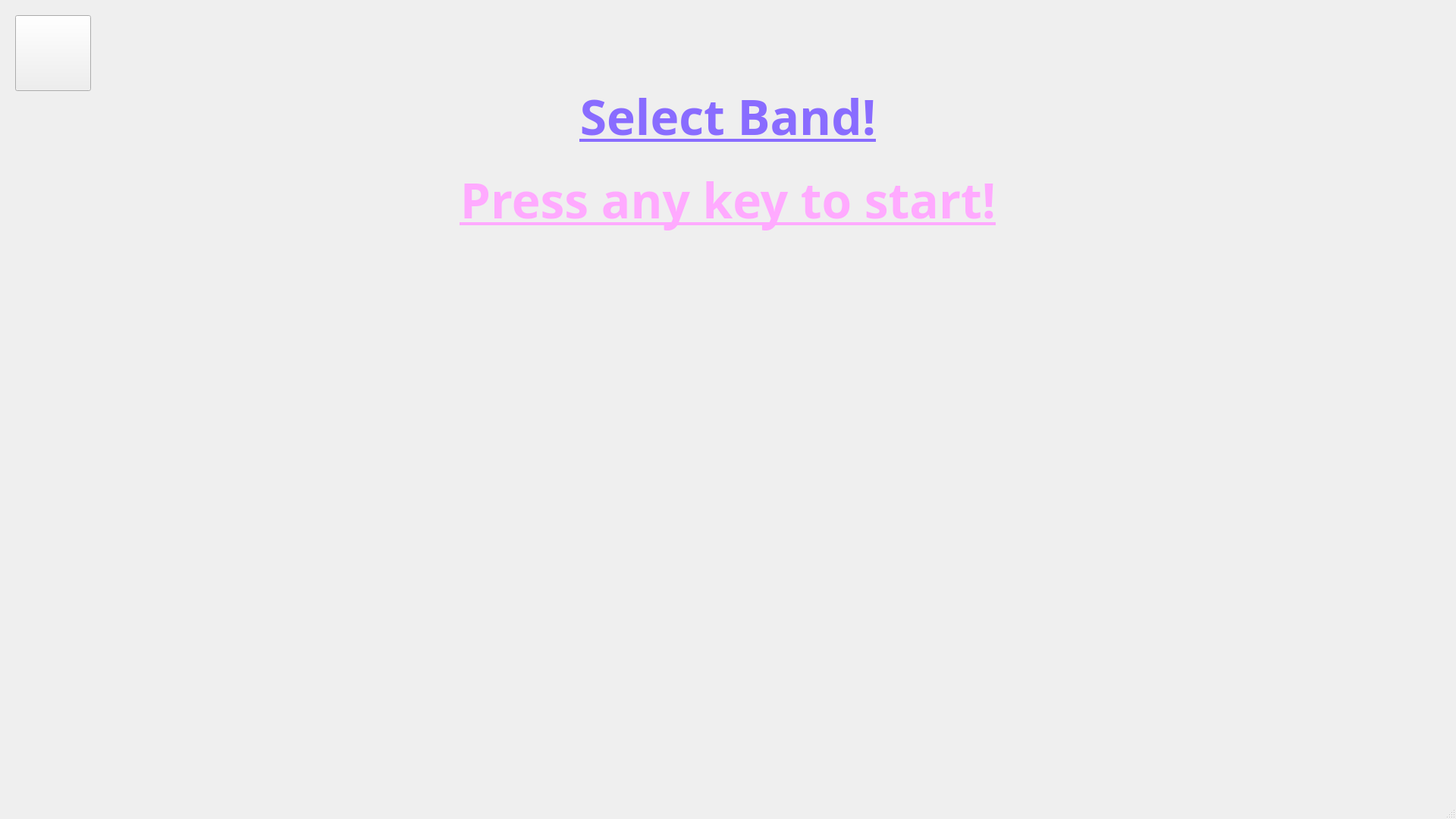
<?xml version="1.0" encoding="UTF-8"?>
<ui version="4.0">
 <class>MainWindow</class>
 <widget class="QMainWindow" name="MainWindow">
  <property name="geometry">
   <rect>
    <x>0</x>
    <y>0</y>
    <width>1920</width>
    <height>1080</height>
   </rect>
  </property>
  <property name="windowTitle">
   <string>MainWindow</string>
  </property>
  <widget class="QWidget" name="centralwidget">
   <widget class="QPushButton" name="escape">
    <property name="geometry">
     <rect>
      <x>20</x>
      <y>20</y>
      <width>100</width>
      <height>100</height>
     </rect>
    </property>
    <property name="text">
     <string/>
    </property>
   </widget>
   <widget class="QLabel" name="label">
    <property name="geometry">
     <rect>
      <x>560</x>
      <y>200</y>
      <width>800</width>
      <height>125</height>
     </rect>
    </property>
    <property name="palette">
     <palette>
      <active>
       <colorrole role="WindowText">
        <brush brushstyle="SolidPattern">
         <color alpha="255">
          <red>255</red>
          <green>170</green>
          <blue>255</blue>
         </color>
        </brush>
       </colorrole>
      </active>
      <inactive>
       <colorrole role="WindowText">
        <brush brushstyle="SolidPattern">
         <color alpha="255">
          <red>255</red>
          <green>170</green>
          <blue>255</blue>
         </color>
        </brush>
       </colorrole>
      </inactive>
      <disabled>
       <colorrole role="WindowText">
        <brush brushstyle="SolidPattern">
         <color alpha="255">
          <red>120</red>
          <green>120</green>
          <blue>120</blue>
         </color>
        </brush>
       </colorrole>
      </disabled>
     </palette>
    </property>
    <property name="font">
     <font>
      <family>Segoe Print</family>
      <pointsize>48</pointsize>
      <weight>75</weight>
      <bold>true</bold>
      <underline>true</underline>
     </font>
    </property>
    <property name="text">
     <string>Press any key to start!</string>
    </property>
    <property name="textFormat">
     <enum>Qt::AutoText</enum>
    </property>
    <property name="alignment">
     <set>Qt::AlignCenter</set>
    </property>
   </widget>
   <widget class="QLabel" name="label_2">
    <property name="geometry">
     <rect>
      <x>560</x>
      <y>90</y>
      <width>800</width>
      <height>125</height>
     </rect>
    </property>
    <property name="palette">
     <palette>
      <active>
       <colorrole role="WindowText">
        <brush brushstyle="SolidPattern">
         <color alpha="255">
          <red>137</red>
          <green>108</green>
          <blue>255</blue>
         </color>
        </brush>
       </colorrole>
      </active>
      <inactive>
       <colorrole role="WindowText">
        <brush brushstyle="SolidPattern">
         <color alpha="255">
          <red>137</red>
          <green>108</green>
          <blue>255</blue>
         </color>
        </brush>
       </colorrole>
      </inactive>
      <disabled>
       <colorrole role="WindowText">
        <brush brushstyle="SolidPattern">
         <color alpha="255">
          <red>120</red>
          <green>120</green>
          <blue>120</blue>
         </color>
        </brush>
       </colorrole>
      </disabled>
     </palette>
    </property>
    <property name="font">
     <font>
      <family>Segoe Print</family>
      <pointsize>48</pointsize>
      <weight>75</weight>
      <bold>true</bold>
      <underline>true</underline>
     </font>
    </property>
    <property name="text">
     <string>Select Band!</string>
    </property>
    <property name="textFormat">
     <enum>Qt::AutoText</enum>
    </property>
    <property name="alignment">
     <set>Qt::AlignCenter</set>
    </property>
   </widget>
  </widget>
  <widget class="QMenuBar" name="menubar">
   <property name="geometry">
    <rect>
     <x>0</x>
     <y>0</y>
     <width>1920</width>
     <height>20</height>
    </rect>
   </property>
  </widget>
  <widget class="QStatusBar" name="statusbar"/>
 </widget>
 <resources/>
 <connections/>
</ui>
